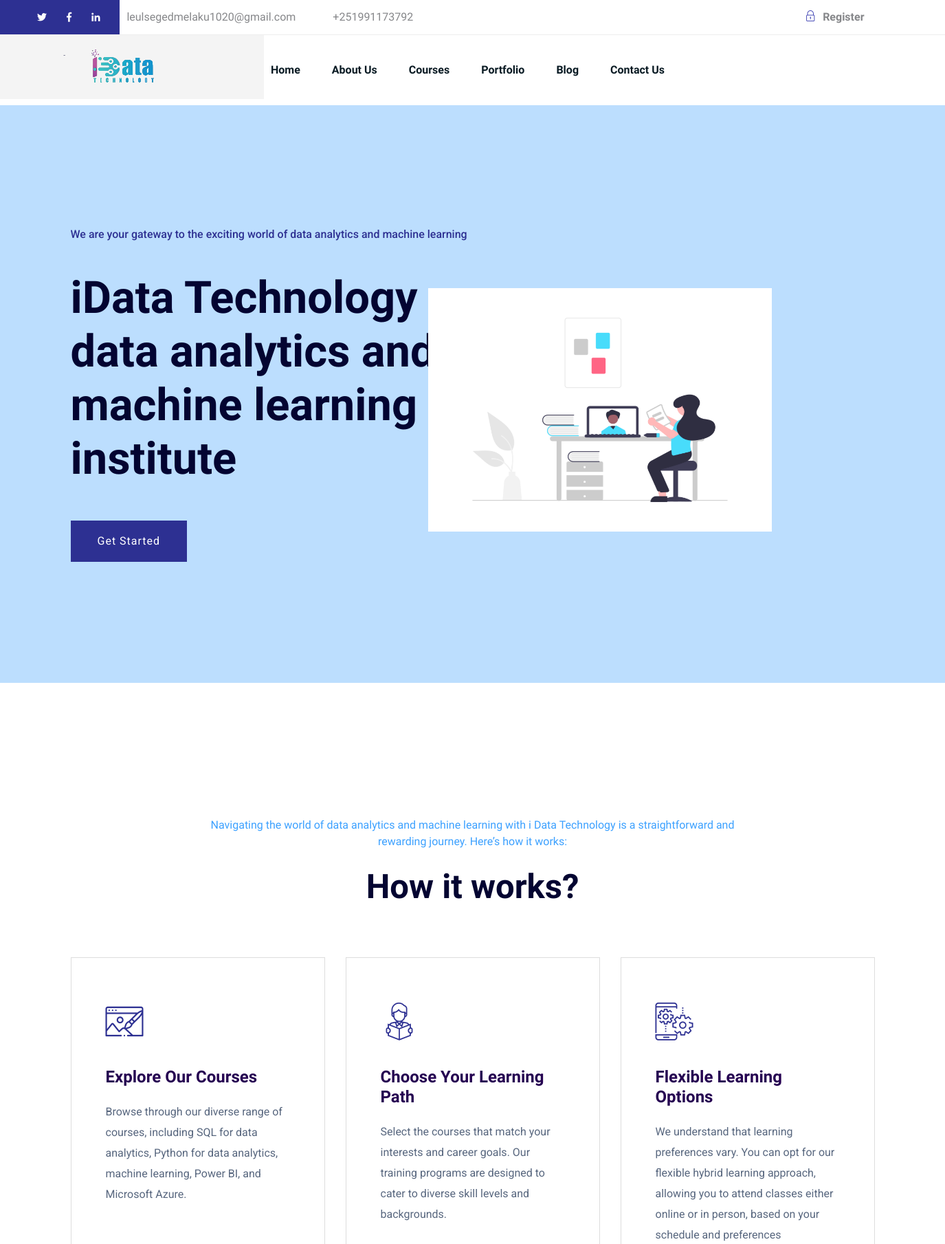
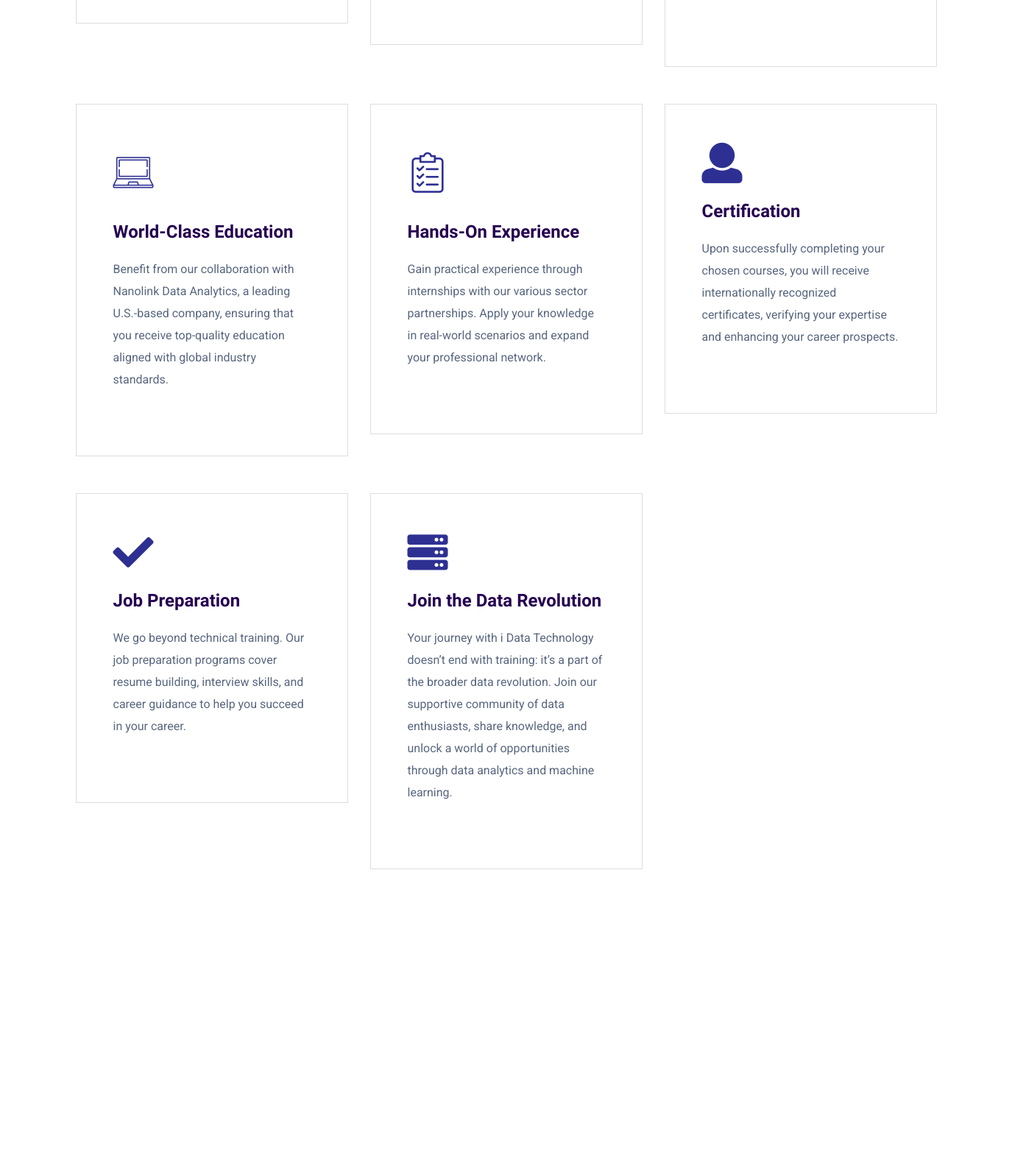
The page / (upper part) on the database its author committed (2 pictures, top to bottom).
### core/models.py (models this page shows, shortened)
class Email(models.Model):
    to = models.ForeignKey(Idata,on_delete=models.CASCADE)
    address = models.EmailField()

class Phone(models.Model):
    to = models.ForeignKey(Idata,on_delete=models.CASCADE)
    number = PhoneNumberField()

class Idata(models.Model):
    name = models.CharField(max_length=255)
    extend = models.CharField(max_length=255)
    motto = models.CharField(max_length=255)
    logo = models.ImageField(upload_to='website/logo')
    copyright = models.BooleanField(default=False)
    twitter = models.URLField(null=True,blank=True)
    facebook = models.URLField(null=True,blank=True)
    linkedin = models.URLField(null=True,blank=True)

### core/views.py (the view)
# urls.py: path('',index,name='index'),
def index(request):
    i = Idata.objects.get(id=1)
    em = Email.objects.all()
    ph = Phone.objects.all()
    blogs = Blog.objects.all()
    courses = Course.objects.all()
    staffs = Staff.objects.all()
    context ={
        'i':i,
        'em':em,
        'ph':ph,
        'blogs':blogs,
        'courses':courses,
        'staffs':staffs,
    }
    return render(request,'index.html',context)

### core/templates/index.html (shortened to what this page needs)
{% extends "main-base.html" %}
    {%block main %}
    {% load static %}
    <main>
        <div class="slider-area ">
            <div class="slider-active">
                <div class="single-slider slider-height d-flex align-items-center">
                    <div class="container">
                        <div class="row align-items-center">
                            <div class="col-xl-8  col-lg-7 col-md-8">
                                <div class="hero__caption">
                                    <span data-animation="fadeInLeft" data-delay=".2s">{{i.motto}}</span>
                                    <h1 data-animation="fadeInLeft" data-delay=".4s">
                                        {{i.name}}
                                        <br>{{i.extend}}</h1>
                                    <div class="hero__btn">
                                        <a href="industries.html" class="btn hero-btn"  data-animation="fadeInLeft" data-delay=".8s">Get Started</a>
                                    </div>
                                </div>
                            </div>
                            <div class="col-xl-2 col-lg-5">
                                <div class="hero-man d-none d-lg-block f-right" data-animation="jello" data-delay=".4s">
                                    <img src="{% static '1.png' %}" width="500px"  alt="">
                                </div>
                            </div>
                        </div>
                    </div>
                </div>
            </div>
        </div>
        <div class="categories-area section-padding30">
            <div class="container">
                <div class="row justify-content-sm-center">
                    <div class="cl-xl-7 col-lg-8 col-md-10">
                        <div class="section-tittle text-center mb-70">
                            <span>Navigating the world of data analytics and machine learning with i Data Technology is a straightforward and rewarding journey. Here’s how it works:</span>
                            <h2>How it works?</h2>
                        </div>
                    </div>
                </div>
                <div class="row">
                    <div class="col-lg-4 col-md-6 col-sm-6">
                        <div class="single-cat mb-50">
                            <div class="cat-icon">
                                <span class="flaticon-web-design"></span>
                            </div>
                            <div class="cat-cap">
                                <h5><a  href="#">Explore Our Courses</a></h5>
                                <p>Browse through our diverse range of courses, including SQL for data analytics, Python for data analytics, machine learning, Power BI, and Microsoft Azure.</p>
                            </div>
                        </div>
                    </div>
                    <div class="col-lg-4 col-md-6 col-sm-6">
                        <div class="single-cat mb-50">
                            <div class="cat-icon">
                                <span class="flaticon-education"></span>
                            </div>
                            <div class="cat-cap">
                                <h5><a  href="#">Choose Your Learning Path</a></h5>
                                <p>Select the courses that match your interests and career goals. Our training programs are designed to cater to diverse skill levels and backgrounds.</p>
                            </div>
                        </div>
                    </div>
                    <div class="col-lg-4 col-md-6 col-sm-6">
                        <div class="single-cat mb-50">
                            <div class="cat-icon">
                                <span class="flaticon-communications"></span>
                            </div>
                            <div class="cat-cap">
                                <h5><a  href="#">Flexible Learning Options</a></h5>
                                <p>We understand that learning preferences vary. You can opt for our flexible hybrid learning approach, allowing you to attend classes either online or in person, based on your schedule and preferences</p>
                            </div>
                        </div>
                    </div>
                    <div class="col-lg-4 col-md-6 col-sm-6">
                        <div class="single-cat mb-50">
                            <div class="cat-icon">
                                <span class="flaticon-computing"></span>
                            </div>
                            <div class="cat-cap">
                                <h5><a  href="#">World-Class Education</a></h5>
                                <p>Benefit from our collaboration with Nanolink Data Analytics, a leading U.S.-based company, ensuring that you receive top-quality education aligned with global industry standards.</p>
                            </div>
                        </div>
                    </div>
                    <div class="col-lg-4 col-md-6 col-sm-6">
                        <div class="single-cat mb-50">
                            <div class="cat-icon">
                                <span class="flaticon-tools-and-utensils"></span>
                            </div>
                            <div class="cat-cap">
                                <h5><a  href="#">Hands-On Experience</a></h5>
                                <p>Gain practical experience through internships with our various sector partnerships. Apply your knowledge in real-world scenarios and expand your professional network.</p>
                            </div>
                        </div>
                    </div>
                    <div class="col-lg-4 col-md-6 col-sm-6">
                        <div class="single-cat mb-50">
                            <div class="cat-icon">
                                <span class="fa fa-user"></span>
                            </div>
                            <div class="cat-cap">
                                <h5><a  href="#">Certification</a></h5>
                                <p>Upon successfully completing your chosen courses, you will receive internationally recognized certificates, verifying your expertise and enhancing your career prospects.</p>
                            </div>
                        </div>
                    </div>
                    <div class="col-lg-4 col-md-6 col-sm-6">
                        <div class="single-cat mb-50">
                            <div class="cat-icon">
                                <span class="fa fa-check"></span>
                            </div>
                            <div class="cat-cap">
                                <h5><a  href="#">Job Preparation</a></h5>
                                <p>We go beyond technical training. Our job preparation programs cover resume building, interview skills, and career guidance to help you succeed in your career.</p>
                            </div>
                        </div>
                    </div>
                    <div class="col-lg-4 col-md-6 col-sm-6">
                        <div class="single-cat mb-50">
                            <div class="cat-icon">
                                <span class="fa fa-server"></span>
                            </div>
                            <div class="cat-cap">
                                <h5><a  href="#">Join the Data Revolution</a></h5>
                                <p>Your journey with i Data Technology doesn’t end with training: it’s a part of the broader data revolution. Join our supportive community of data enthusiasts, share knowledge, and unlock a world of opportunities through data analytics and machine learning.</p>
                            </div>
                        </div>
                    </div>
                </div>
            </div>
        </div>
        {% if blogs %}
        <div class="home-blog-area section-padding30">
        </div>
        {% endif %}
    </main>
    {% endblock %}

### templates/main-base.html (shortened to what this page needs)
<!doctype html>
<html class="no-js" lang="zxx">
<head>
    {% load static %}
	<link rel="stylesheet" href="{% static 'assets/css/bootstrap.min.css' %}">
	<link rel="stylesheet" href="{% static 'assets/css/owl.carousel.min.css' %}">
	<link rel="stylesheet" href="{% static 'assets/css/slicknav.css' %}">
    <link rel="stylesheet" href="{% static 'assets/css/flaticon.css' %}">
    <link rel="stylesheet" href="{% static 'assets/css/gijgo.css' %}">
	<link rel="stylesheet" href="{% static 'assets/css/animate.min.css' %}">
	<link rel="stylesheet" href="{% static 'assets/css/magnific-popup.css' %}">
	<link rel="stylesheet" href="{% static 'assets/css/fontawesome-all.min.css' %}">
	<link rel="stylesheet" href="{% static 'assets/css/themify-icons.css' %}">
	<link rel="stylesheet" href="{% static 'assets/css/slick.css' %}">
	<link rel="stylesheet" href="{% static 'assets/css/nice-select.css' %}">
	<link rel="stylesheet" href="{% static 'assets/css/style.css' %}">
</head>
<body>
    <header>
        <div class="header-area">
            <div class="main-header ">
                <div class="header-top d-none d-lg-block">
                    <div class="header-left-social">
                        <ul class="header-social">
                            <li><a href="{{i.twitter}}"><i class="fab fa-twitter"></i></a></li>
                            <li><a href="{{i.facebook}}"><i class="fab fa-facebook-f"></i></a></li>
                            <li><a href="{{i.linkedin}}"><i class="fab fa-linkedin-in"></i></a></li>
                        </ul>
                    </div>
                    <div class="container">
                        <div class="col-xl-12">
                            <div class="row d-flex justify-content-between align-items-center">
                                <div class="header-info-left">
                                    <ul>
                                        <li>{{em.first.address}}</li>
                                        <li>{{ph.first.number}}</li>
                                    </ul>
                                </div>
                                <div class="header-info-right">
                                    <ul>
                                        <li><a href="#"><i class="ti-lock"></i>Register</a></li>
                                    </ul>
                                </div>
                            </div>
                        </div>
                    </div>
                </div>
                <div class="header-bottom header-sticky">
                    <div class="logo d-none d-lg-block" style="padding: 20px;">
                        <a href="{% url 'index' %}"><img src="{{i.logo.url}}" alt=""></a>
                    </div>
                    <div class="container">
                        <div class="menu-wrapper">
                            <div class="main-menu d-none d-lg-block">
                                <nav>
                                    <ul id="navigation">
                                        <li><a href="{% url 'index' %}">Home</a></li>
                                        <li><a href="{% url 'about' %}">About us</a></li>
                                        <li><a href="{% url "course" %}">Courses</a></li>
                                        <li><a href="{% url "portfolio" %}">Portfolio</a></li>
                                        <li><a href="{% url 'blog' %}">Blog</a></li>
                                        <li><a href="{% url "contact" %}">Contact us</a></li>
                                    </ul>
                                </nav>
                            </div>
                        </div>
                        <div class="col-12">
                        </div>
                    </div>
                </div>
            </div>
        </div>
    </header>
    {%block main %}
    {% endblock %}
    </body>
</html>

### rows shown on the page
Email: first.address "leulsegedmelaku1020@gmail.com"
Phone: first.number "+251991173792"
Idata: logo (picture), motto "We are your gateway to the exciting world of data analytics and machine learning", name "iData Technology", extend "data analytics and machine learning training institute"
